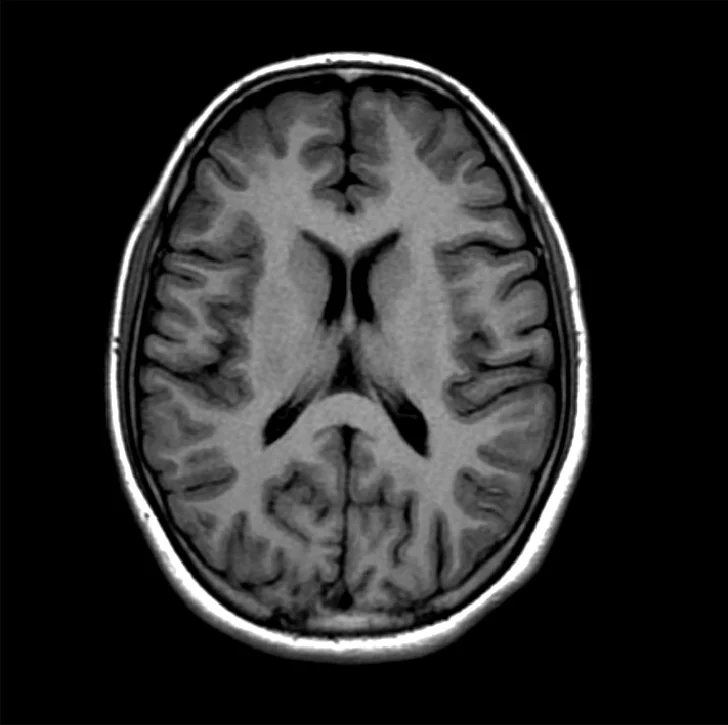
#> input picture imagenes/Gradiente.webp, 728 x 725 px; its folder holds only this picture in this run
$ python haar.py
#> lines starting #> are read from the running program, lines starting #| are printed output that depends on the picture
import os
import glob
import csv
import numpy as np
import matplotlib
matplotlib.use("Agg")
import matplotlib.pyplot as plt
from PIL import Image

TAM_BLOQUE = 8
PORCENTAJES = [1, 5, 10, 25]
CARPETA = "resultados_escala_real"
NOMBRES = {
    "Gradiente": "Resonancia",
    "bordesmarcados": "Radiograf韆",
    "texturayperiodicidad": "Tomograf韆",
}

BITS_VALOR = 8
BITS_POSICION = int(np.log2(TAM_BLOQUE ** 2))


# ---------- Matriz ortonormal de Haar H_N (expl韈ita, recursiva) ----------
def etapa_haar(n: int) -> np.ndarray:
    """Promedios (x1 + x2)/sqrt(2) en la mitad superior y diferencias (x1 - x2)/sqrt(2) en la inferior."""
#> called with n = 2
    E = np.zeros((n, n), dtype=np.float64)
    inv_sqrt2 = 1.0 / np.sqrt(2.0)
    for i in range(n // 2):
        E[i, 2 * i] = inv_sqrt2
        E[i, 2 * i + 1] = inv_sqrt2
        E[n // 2 + i, 2 * i] = inv_sqrt2
        E[n // 2 + i, 2 * i + 1] = -inv_sqrt2
    return E


def construir_matriz_haar(n: int) -> np.ndarray:
    """Construye H_N = diag(H_{N/2}, I_{N/2}) @ etapa_haar(N), con H_1 = [1]."""
    if n == 1:
        return np.ones((1, 1), dtype=np.float64)
    H = np.eye(n, dtype=np.float64)
    H[: n // 2, : n // 2] = construir_matriz_haar(n // 2)
    return H @ etapa_haar(n)


# ---------- Reglas de selecci髇 por bloque ----------
def mascara_prefijada(tam: int, k: int) -> np.ndarray:
    """Primeros k coeficientes en esquina superior izquierda (escalas 1, 2, 4, 8)."""
    i, j = np.indices((tam, tam))
    orden = np.lexsort(((i + j).ravel(), np.maximum(i, j).ravel()))[:k]
    m = np.zeros(tam * tam, dtype=bool)
    m[orden] = True
    return m.reshape(tam, tam)


def mascara_magnitud(bloques_C: np.ndarray, k: int) -> np.ndarray:
    """Para cada bloque 8x8, selecciona los k coeficientes de mayor valor absoluto |c|."""
    plano = np.abs(bloques_C).reshape(*bloques_C.shape[:2], -1)
    idx = np.argsort(plano, axis=-1)[..., -k:]
    m = np.zeros_like(plano, dtype=bool)
    np.put_along_axis(m, idx, True, axis=-1)
    return m.reshape(bloques_C.shape)


# ---------- Conversi髇 imagen <-> bloques ----------
def a_bloques(U: np.ndarray, b: int) -> np.ndarray:
    M, N = U.shape
    return U.reshape(M // b, b, N // b, b).swapaxes(1, 2)


def de_bloques(B: np.ndarray) -> np.ndarray:
    nb_i, nb_j, b, _ = B.shape
    return B.swapaxes(1, 2).reshape(nb_i * b, nb_j * b)


# ---------- Verificaci髇 algebraica de la base ----------
H = construir_matriz_haar(TAM_BLOQUE)
HT = H.T
assert np.allclose(H @ HT, np.eye(TAM_BLOQUE)), "H_8 no es ortonormal."
print(f"Verificaci髇 H_{TAM_BLOQUE} @ H_{TAM_BLOQUE}^T = I_{TAM_BLOQUE} -> True")


# ---------- Procesamiento en dimensi髇 real ----------
os.makedirs(CARPETA, exist_ok=True)
EXTENSIONES = (".png", ".jpg", ".jpeg", ".webp", ".bmp", ".tif", ".tiff")
rutas = sorted(r for r in glob.glob("imagenes/*") if r.lower().endswith(EXTENSIONES))
filas_tabla = []

for ruta in rutas:
    archivo = os.path.splitext(os.path.basename(ruta))[0]
    nombre = NOMBRES.get(archivo, archivo)
    U = np.array(Image.open(ruta).convert("L"), dtype=np.float64)
    M, N = U.shape
#> M = 725; N = 728

    pad_m = (TAM_BLOQUE - M % TAM_BLOQUE) % TAM_BLOQUE
#> pad_m = 3
    pad_n = (TAM_BLOQUE - N % TAM_BLOQUE) % TAM_BLOQUE
#> pad_n = 0
    U_pad = np.pad(U, ((0, pad_m), (0, pad_n)), mode="edge")
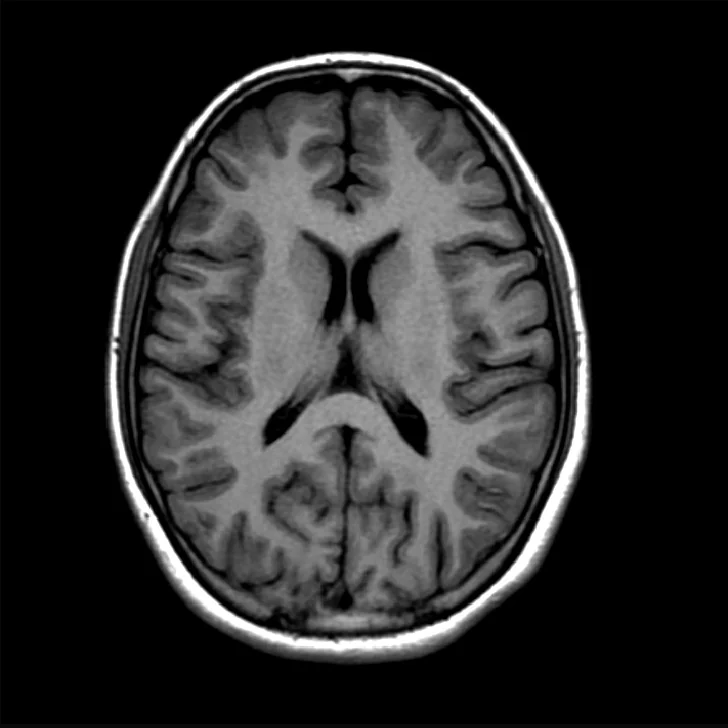
#> U_pad: shape (728, 728) float64; min 0, max 255, mean 41.9
    M_pad, N_pad = U_pad.shape
#> M_pad = 728; N_pad = 728
    n_bloques = (M_pad // TAM_BLOQUE) * (N_pad // TAM_BLOQUE)
#> n_bloques = 8281

    B = a_bloques(U_pad, TAM_BLOQUE)
    C = H @ B @ HT
    parseval = np.isclose(np.sum(B ** 2), np.sum(C ** 2))
#> parseval = True
    exacta = np.allclose(de_bloques(HT @ C @ H)[:M, :N], U)
#> exacta = True

    bytes_originales = M * N
#> bytes_originales = 527800
    print(f"\nImagen: {nombre} ({N}x{M} px | Peso original: {bytes_originales / 1024:.1f} KB)")
#| Imagen: Resonancia (728x725 px | Peso original: 515.4 KB)
    print(f"  Parseval ||A||_F^2 = ||C||_F^2 (por bloques) -> {parseval}")
#|   Parseval ||A||_F^2 = ||C||_F^2 (por bloques) -> True
    print(f"  Reconstrucci髇 exacta al 100% (recortada)    -> {exacta}")
#|   Reconstrucci髇 exacta al 100% (recortada)    -> True

    ncol = len(PORCENTAJES) + 1
    fig, ejes = plt.subplots(2, ncol, figsize=(2.6 * ncol, 2 * 2.6 * M / N + 0.9))

    for f, regla in enumerate(["prefijada", "magnitud"]):
        ejes[f, 0].imshow(U, cmap="gray", vmin=0, vmax=255)
        ejes[f, 0].set_title("Original", fontsize=10)
        ejes[f, 0].set_ylabel(regla, fontsize=11)

        for c, p in enumerate(PORCENTAJES):
            k = max(1, int(TAM_BLOQUE ** 2 * p / 100))
            if regla == "prefijada":
                masc = np.broadcast_to(mascara_prefijada(TAM_BLOQUE, k), C.shape)
            else:
                masc = mascara_magnitud(C, k)

            Mc = C * masc
            U_rec = np.clip(de_bloques(HT @ Mc @ H)[:M, :N], 0, 255)

            err = np.linalg.norm(U - U_rec, ord="fro") / np.linalg.norm(U, ord="fro")
            mse = np.mean((U - U_rec) ** 2)

            coef_totales = k * n_bloques
            bits = coef_totales * (BITS_VALOR + (BITS_POSICION if regla == "magnitud" else 0))
            kb = bits / 8 / 1024
            bpp = bits / (M * N)

            filas_tabla.append((nombre, f"{N}x{M}", regla, p, k, err, mse, kb, bpp, bytes_originales / 1024))

            ejes[f, c + 1].imshow(U_rec, cmap="gray", vmin=0, vmax=255)
            ejes[f, c + 1].set_title(f"{p}% | {err:.4f} | {mse:.2f}", fontsize=10)
#> this loop made 2 passes
#> pass 2, in mascara_magnitud, `idx = np.argsort(plano, axis=-1)[..., -k:]`:
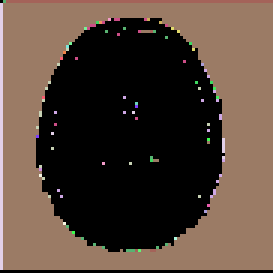
#> idx: shape (91, 91, 1) int64 (shown 3 times larger); 27 distinct labels, from 0 to 63; one colour per label, 0 black
#> pass 2, in mascara_magnitud (call 2), `idx = np.argsort(plano, axis=-1)[..., -k:]`:
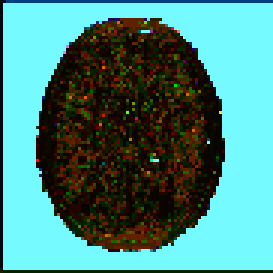
#> idx: shape (91, 91, 3) int64 (shown 3 times larger); mean of channels 0, 1, 2 18.5, 33.7, 31.8; drawn with min black and max white
#> after the loop, filas_tabla = 8 items

    for ax in ejes.ravel():
        ax.set_xticks([])
        ax.set_yticks([])

    fig.suptitle(f"Haar 8x8 por bloques - {nombre} ({N}x{M})  (% Coef | Error Rel | MSE)", fontsize=11)
    fig.tight_layout(h_pad=1.5)
    fig.savefig(f"{CARPETA}/haar_escala_real_{archivo}.png", dpi=110)
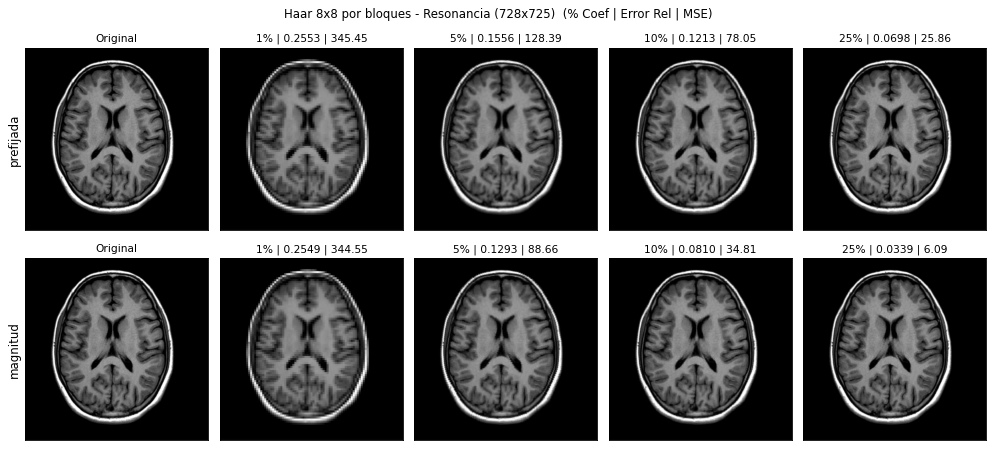
#> figure drawn by matplotlib, 10 panels
    plt.close(fig)

# ---------- Tabla limpia en consola (solo 6 columnas) y CSV ----------
print("\n" + "=" * 86)
print(f"{'Imagen':<12}| {'Regla':<10}| {'% Coeficientes':>15} | {'Error Relativo':>14} | {'MSE':>9} | {'Tama駉 estimado (KB)':>20}")
print("-" * 86)
for nombre, dim, regla, p, k, err, mse, kb, bpp, orig in filas_tabla:
    print(f"{nombre:<12}| {regla:<10}| {f'{p}% (k={k})':>15} | {err:>14.4f} | {mse:>9.2f} | {kb:>20.1f}")
#> this loop made 8 passes
#> (regla, p, k, err, mse, kb, bpp) on passes 1 to 8: ('prefijada', 1, 1, 0.255, 345.4, 8.09, 0.126), ('prefijada', 5, 3, 0.156, 128.4, 24.26, 0.377), ('prefijada', 10, 6, 0.121, 78.05, 48.52, 0.753), ('prefijada', 25, 16, 0.0698, 25.86, 129.4, 2.01), ('magnitud', 1, 1, 0.255, 344.6, 14.15, 0.22), ('magnitud', 5, 3, 0.129, 88.66, 42.46, 0.659), ('magnitud', 10, 6, 0.081, 34.81, 84.91, 1.32), ('magnitud', 25, 16, 0.0339, 6.09, 226.4, 3.51)
#| Resonancia  | prefijada |        1% (k=1) |         0.2553 |    345.45 |                  8.1
#| Resonancia  | prefijada |        5% (k=3) |         0.1556 |    128.39 |                 24.3
#| Resonancia  | prefijada |       10% (k=6) |         0.1213 |     78.05 |                 48.5
#| Resonancia  | prefijada |      25% (k=16) |         0.0698 |     25.86 |                129.4
#| Resonancia  | magnitud  |        1% (k=1) |         0.2549 |    344.55 |                 14.2
#| Resonancia  | magnitud  |        5% (k=3) |         0.1293 |     88.66 |                 42.5
#| Resonancia  | magnitud  |       10% (k=6) |         0.0810 |     34.81 |                 84.9
#| Resonancia  | magnitud  |      25% (k=16) |         0.0339 |      6.09 |                226.4
print("=" * 86)

with open(f"{CARPETA}/tabla_haar_escala_real.csv", "w", newline="", encoding="utf-8") as fh:
    w = csv.writer(fh)
    w.writerow(["Imagen", "Dimensiones", "Regla", "% Coeficientes", "k por bloque", "Error Relativo", "MSE", "Tama駉 estimado (KB)", "bpp", "Peso original (KB)"])
    for nombre, dim, regla, p, k, err, mse, kb, bpp, orig in filas_tabla:
        w.writerow([nombre, dim, regla, f"{p}%", k, f"{err:.4f}", f"{mse:.2f}", f"{kb:.1f}", f"{bpp:.3f}", f"{orig:.1f}"])
